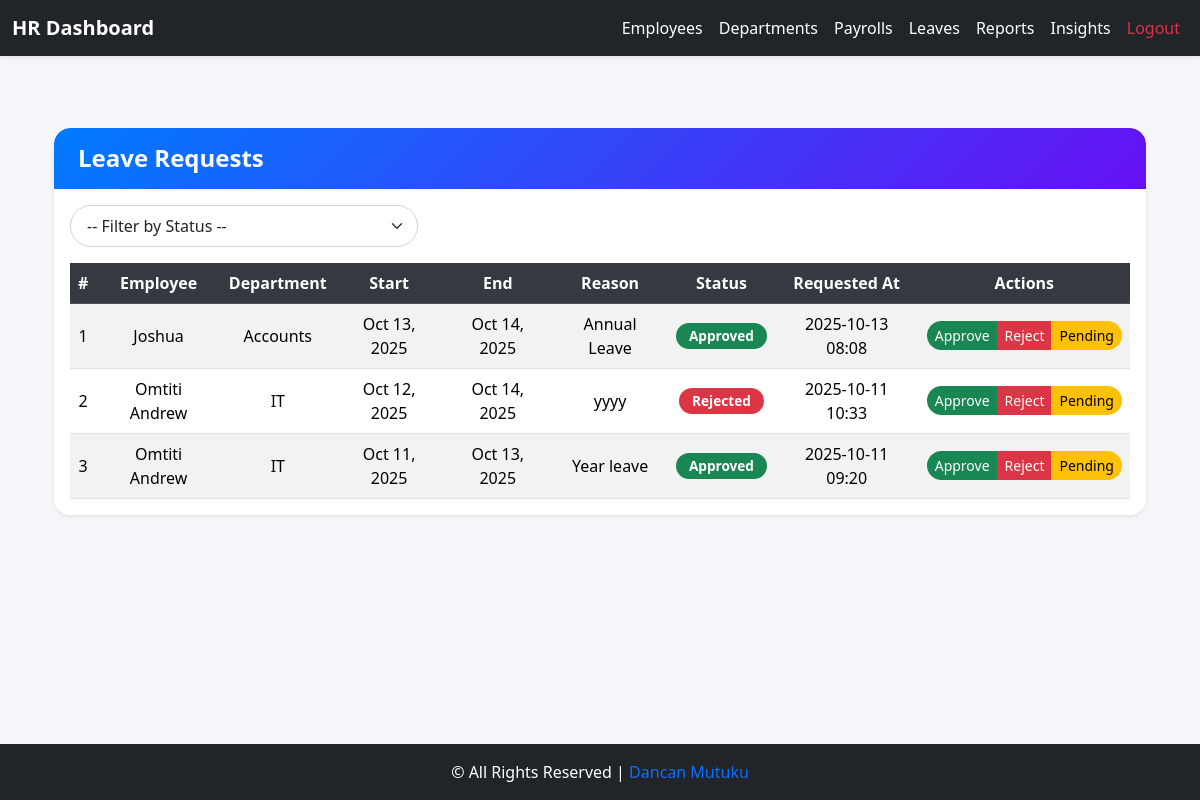
Page /employee/hr/leaves/ (signed in) on the earlier database version.
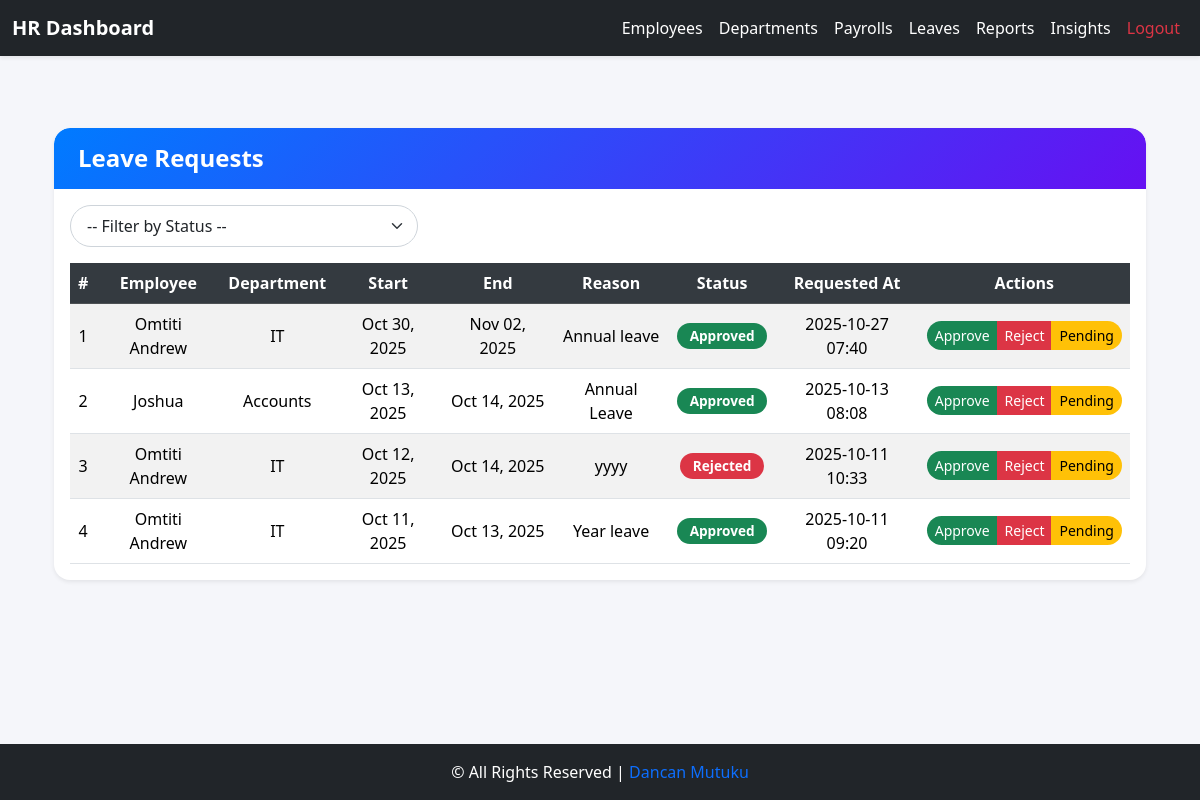
Same page on the later database version.
### core/models.py (models this page shows, shortened)
class LeaveRequest(models.Model):
    employee = models.ForeignKey(Employee, on_delete=models.CASCADE, related_name='leaves')
    leave_type = models.CharField(max_length=50)
    start_date = models.DateField()
    end_date = models.DateField()
    reason = models.TextField(blank=True)
    status = models.CharField(max_length=1, choices=LEAVE_STATUS, default='P')
    requested_at = models.DateTimeField(auto_now_add=True)
    processed_by = models.ForeignKey(User, null=True, blank=True, on_delete=models.SET_NULL, related_name='+')
    processed_at = models.DateTimeField(null=True, blank=True)

class Employee(models.Model):
    user = models.OneToOneField(User, on_delete=models.CASCADE, related_name='employee_profile')
    employee_id = models.CharField(max_length=20, unique=True, blank=True, null=True)
    contact = models.CharField(max_length=20, blank=True)
    dob = models.DateField(null=True, blank=True)
    gender = models.CharField(max_length=1, choices=GENDER_CHOICES, blank=True)
    address = models.TextField(blank=True)
    job_title = models.CharField(max_length=100, blank=True)
    department = models.ForeignKey(Department, on_delete=models.SET_NULL, null=True, blank=True)
    salary = models.DecimalField(
        max_digits=10, decimal_places=2, default=0, validators=[MinValueValidator(0)]
    )
    hire_date = models.DateField(null=True, blank=True)
    is_active_employee = models.BooleanField(default=True)
    profile_picture = models.ImageField(upload_to="profiles/", blank=True, null=True)
    emergency_contact_name = models.CharField(max_length=100, blank=True, null=True)
    emergency_contact_phone = models.CharField(max_length=20, blank=True, null=True)
    annual_leave_balance = models.IntegerField(default=20)
    sick_leave_balance = models.IntegerField(default=10)
    contract_start = models.DateField(null=True, blank=True)
    contract_end = models.DateField(null=True, blank=True)

class Department(models.Model):
    name = models.CharField(max_length=100)
    description = models.TextField(blank=True)

### core/views.py (the view)
# urls.py: path("hr/leaves/", views.hr_leave_list, name="hr_leave_list"),
@login_required
@group_required('HR')
def hr_leave_list(request):
    status = request.GET.get("status")
    leaves = LeaveRequest.objects.select_related("employee", "employee__department").all().order_by("-requested_at")
    if status in ["P", "A", "R"]:
        leaves = leaves.filter(status=status)
    return render(request, "core/hr_leave_list.html", {"leaves": leaves})

### core/views.py (called while the page is built)
def group_required(group_name):
    def check(user):
        return user.is_superuser or user.groups.filter(name=group_name).exists()
    return user_passes_test(check)

### core/templates/core/hr_leave_list.html (shortened to what the changed rows need)
{% extends "base_hr.html" %}
{% load static %}
{% block content %}
<div class="container my-5">
    <div class="card leave-card shadow-sm">
        <div class="card-body">
            <div class="table-responsive">
                <table class="table table-modern table-striped table-hover align-middle mb-0">
                    <thead class="table-dark">
                        <tr>
                            <th>#</th>
                            <th>Employee</th>
                            <th>Department</th>
                            <th>Start</th>
                            <th>End</th>
                            <th>Reason</th>
                            <th>Status</th>
                            <th>Requested At</th>
                            <th>Actions</th>
                        </tr>
                    </thead>
                    <tbody>
                        {% if leaves %}
                            {% for leave in leaves %}
                            <tr>
                                <td>{{ forloop.counter }}</td>
                                <td>{{ leave.employee.user.get_full_name|default:leave.employee.user.username }}</td>
                                <td>{{ leave.employee.department.name }}</td>
                                <td>{{ leave.start_date|date:"M d, Y" }}</td>
                                <td>{{ leave.end_date|date:"M d, Y" }}</td>
                                <td>{{ leave.reason|default:"—" }}</td>
                                <td>
                                    {% if leave.status == "P" %}
                                        <span class="badge bg-warning text-dark">Pending</span>
                                    {% elif leave.status == "A" %}
                                        <span class="badge bg-success">Approved</span>
                                    {% elif leave.status == "R" %}
                                        <span class="badge bg-danger">Rejected</span>
                                    {% endif %}
                                </td>
                                <td>{{ leave.requested_at|date:"Y-m-d H:i" }}</td>
                                <td>
                                    <div class="btn-group btn-group-sm" role="group">
                                        <a href="{% url 'leave_process' leave.pk 'approve' %}"
                                           class="btn btn-success"
                                           onclick="return confirm('Approve this leave request?')">
                                           Approve
                                        </a>
                                        <a href="{% url 'leave_process' leave.pk 'reject' %}"
                                           class="btn btn-danger"
                                           onclick="return confirm('Reject this leave request?')">
                                           Reject
                                        </a>
                                        <a href="{% url 'leave_process' leave.pk 'pending' %}"
                                           class="btn btn-warning"
                                           onclick="return confirm('Mark this leave request as Pending?')">
                                           Pending
                                        </a>
                                    </div>
                                </td>
                            </tr>
                            {% endfor %}
                        {% else %}
                            <tr>
                                <td colspan="9" class="text-center text-muted py-3">
                                    No leave requests found.
                                </td>
                            </tr>
                        {% endif %}
                    </tbody>
                </table>
            </div>
        </div>
    </div>
</div>
{% endblock %}

Differences in the rows shown:
added LeaveRequest: employee.user.get_full_name "Omtiti Andrew", employee.department.name "IT", start_date "Oct 30, 2025", end_date "Nov 02, 2025", reason "Annual leave", status "Approved", requested_at "2025-10-27 07:40"
